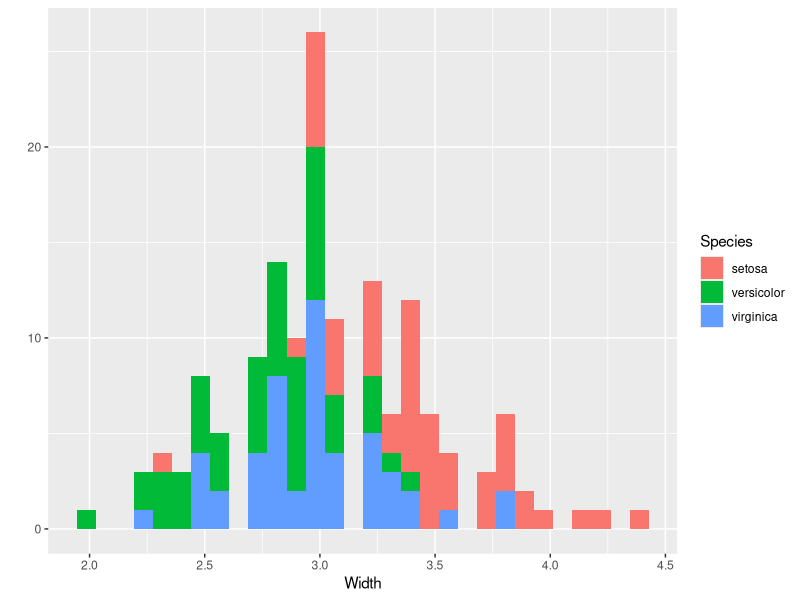
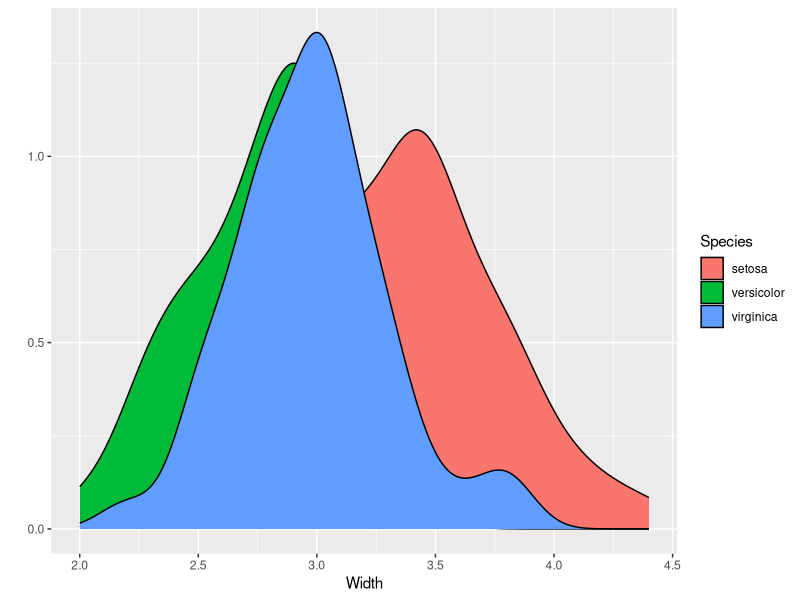
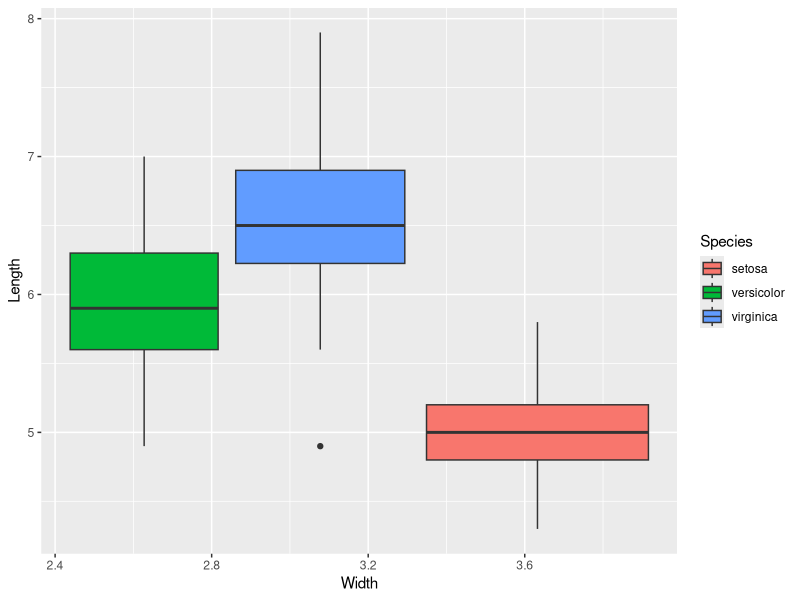
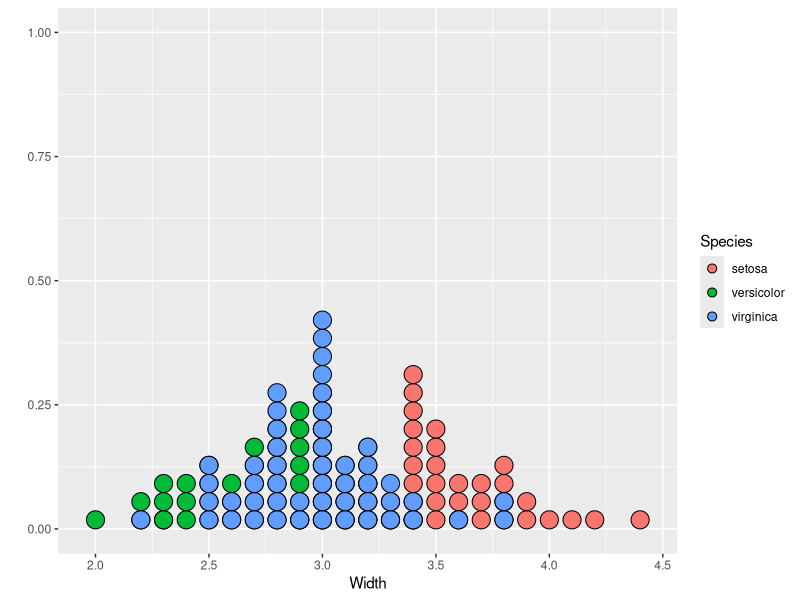
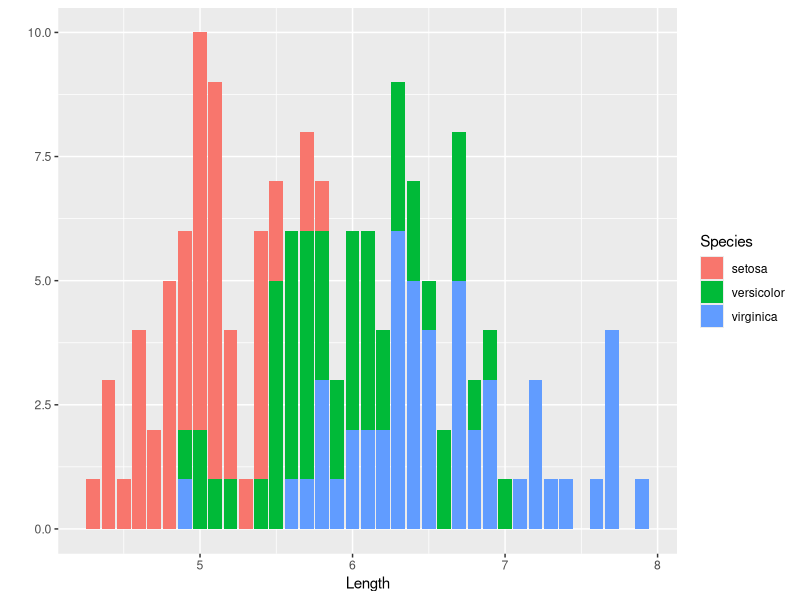
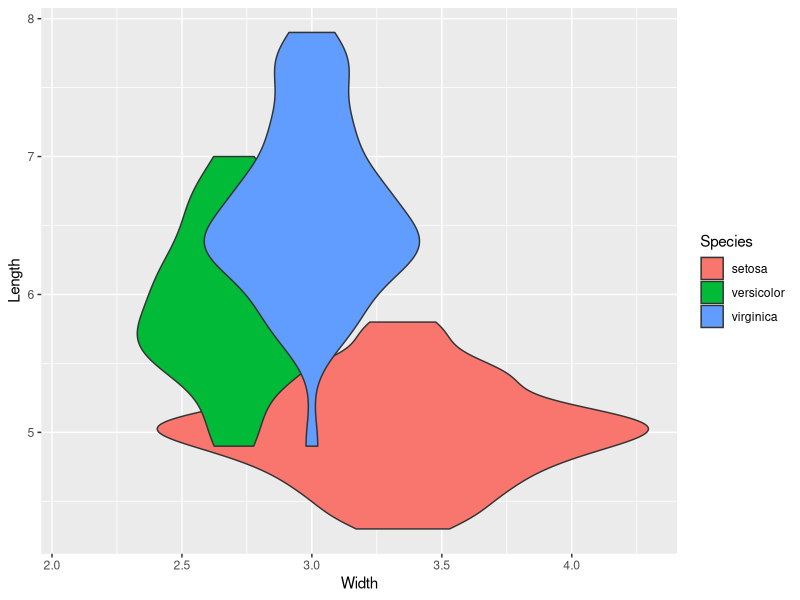
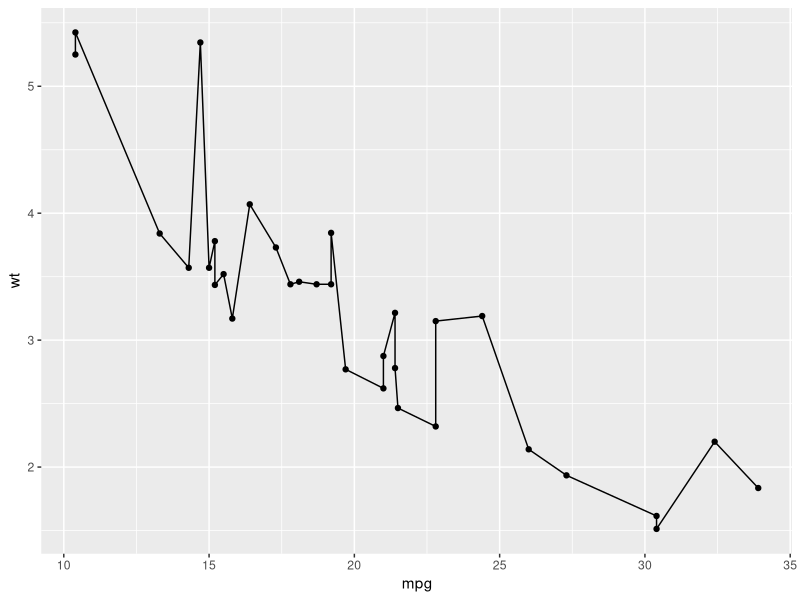

The R script that drew these images, in order:
library(ggplot2)

print(colnames(iris))

Species=factor(head(iris$Species,200))
Width=head(iris$Sepal.Width,200)
Length=head(iris$Sepal.Length,200)

# histogram
print(qplot(Width,geom="histogram", fill=Species))

# density
print(qplot(Width,geom="density", fill=Species))

# boxplot
print(qplot(Width,Length,geom="boxplot", fill=Species))

# dotplot 
print(qplot(Width,geom="dotplot", fill=Species))

# bar 
print(qplot(Length,geom="bar", fill=Species))

# violin
print(qplot(Width,Length,geom="violin", fill=Species))

# dor
print(qplot(mpg, wt, data=mtcars,geom=c('point','line')))